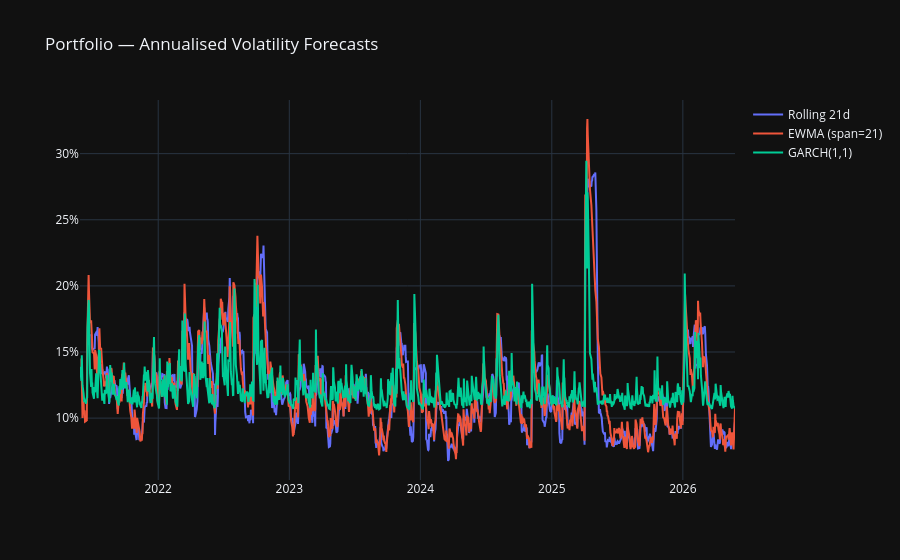

This figure's notebook cell:
### Markdown cell above
### 2b · Portfolio Volatility Forecasting (Rolling, EWMA, GARCH)

### Code cell
from arch import arch_model

r = portfolio_rets * 100   # scale for GARCH stability

roll_vol = r.rolling(ROLLING_WINDOW).std() * np.sqrt(252) / 100
ewma_vol = r.ewm(span=EWMA_SPAN).std()     * np.sqrt(252) / 100

_min_garch = ROLLING_WINDOW + 30
if len(r.dropna()) < _min_garch:
    raise ValueError(
        f'Need at least {_min_garch} return days for GARCH (have {len(r.dropna())}). '
        'Re-run Phase 2a after market download succeeds.'
    )
garch_fit = arch_model(r, vol='Garch', p=GARCH_P, q=GARCH_Q, rescale=False).fit(disp='off')
garch_vol = garch_fit.conditional_volatility * np.sqrt(252) / 100

fig = go.Figure()
fig.add_trace(go.Scatter(x=roll_vol.index, y=roll_vol,  name=f'Rolling {ROLLING_WINDOW}d'))
fig.add_trace(go.Scatter(x=ewma_vol.index, y=ewma_vol,  name=f'EWMA (span={EWMA_SPAN})'))
fig.add_trace(go.Scatter(x=garch_vol.index, y=garch_vol, name=f'GARCH({GARCH_P},{GARCH_Q})'))
fig.update_layout(title='Portfolio — Annualised Volatility Forecasts',
                  yaxis_tickformat='.0%', template='plotly_dark')
fig.show()
print(f'Latest GARCH portfolio vol: {garch_vol.iloc[-1]:.2%}')

### Figure 1 — Plotly figure (JSON) as saved in the notebook; plotly's stock layout.template omitted (floating-point values rounded to 4 significant figures; data arrays with more than 128 entries replaced by an {"elided": "..."} marker saying what was removed)
{"data": [{"name": "Rolling 21d", "type": "scatter", "x": {"elided": "1253 str values"}, "y": {"elided": "1253 float values"}}, {"name": "EWMA (span=21)", "type": "scatter", "x": {"elided": "1253 str values"}, "y": {"elided": "1253 float values"}}, {"name": "GARCH(1,1)", "type": "scatter", "x": {"elided": "1253 str values"}, "y": {"elided": "1253 float values"}}], "layout": {"title": {"text": "Portfolio — Annualised Volatility Forecasts"}, "yaxis": {"tickformat": ".0%"}}}
